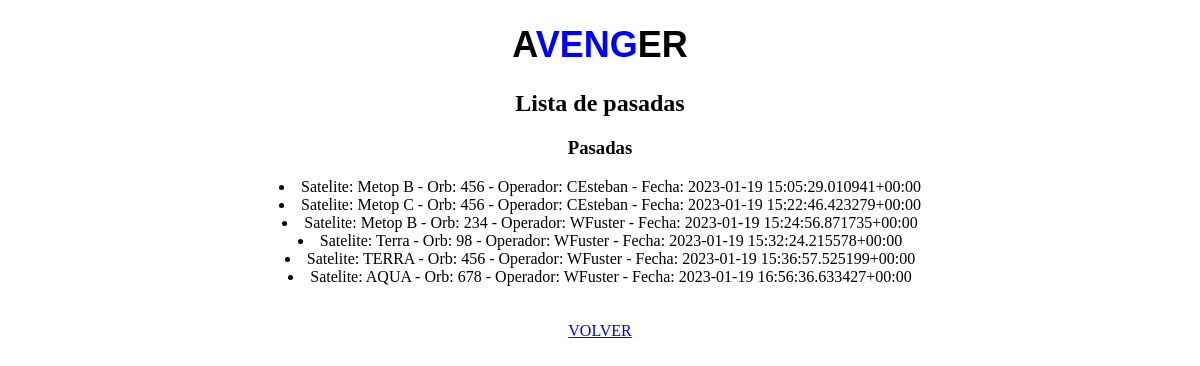
Before: /historial/ (signed in) with the older database file.
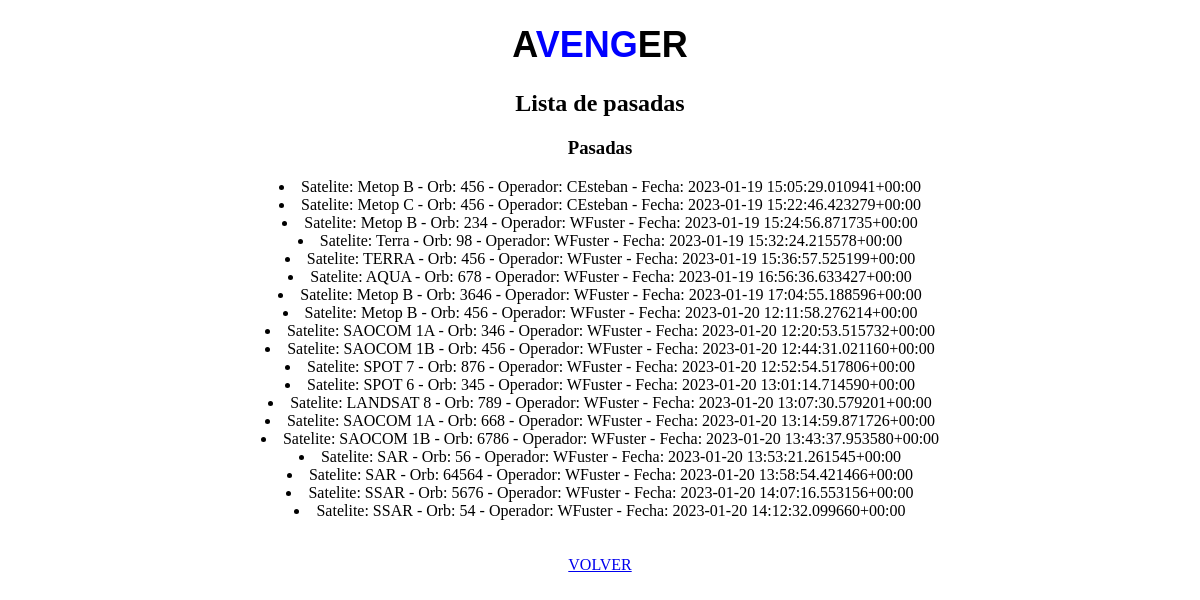
After: the same page with the newer database file.
### appchecklists/models.py (models this page shows)
class Checklist(models.Model):
    id = models.AutoField(primary_key=True)
    fecha = models.DateTimeField(auto_now_add=True)
    satelite = models.CharField(max_length=50)
    orbita = models.IntegerField()
    operador=models.CharField(max_length=50, default=False)
    incidente = models.IntegerField(blank=True, null=True)
    comentario = models.TextField(max_length=250)
    exitoso = models.BooleanField(blank=True, null=True)
    a01ckb = models.BooleanField(blank=True, null=True)
    a02ckb = models.BooleanField(blank=True, null=True)
    a03ckb = models.BooleanField(blank=True, null=True)
    a04ckb = models.BooleanField(blank=True, null=True)
    a05ckb = models.BooleanField(blank=True, null=True)
    a06ckb = models.BooleanField(blank=True, null=True)
    a07ckb = models.BooleanField(blank=True, null=True)
    a08ckb = models.BooleanField(blank=True, null=True)
    a09ckb = models.BooleanField(blank=True, null=True)
    a10ckb = models.BooleanField(blank=True, null=True)
    a11ckb = models.BooleanField(blank=True, null=True)
    a12ckb = models.BooleanField(blank=True, null=True)
    a13ckb = models.BooleanField(blank=True, null=True)
    a14ckb = models.BooleanField(blank=True, null=True)
    a15ckb = models.BooleanField(blank=True, null=True)
    a16ckb = models.BooleanField(blank=True, null=True)
    a17ckb = models.BooleanField(blank=True, null=True)
    a18ckb = models.BooleanField(blank=True, null=True)
    a19ckb = models.BooleanField(blank=True, null=True)
    a20ckb = models.BooleanField(blank=True, null=True)
    a21ckb = models.BooleanField(blank=True, null=True)
    a22ckb = models.BooleanField(blank=True, null=True)
    a23ckb = models.BooleanField(blank=True, null=True)
    a24ckb = models.BooleanField(blank=True, null=True)
    a25ckb = models.BooleanField(blank=True, null=True)
    a26ckb = models.BooleanField(blank=True, null=True)
    def __str__(self):
        fila = f"Satelite: {self.satelite} - Orb: {self.orbita} - Operador: {self.operador} - Fecha: {self.fecha}"
        return fila

### appchecklists/views.py (the view)
# urls.py: path('historial/', vista_historial, name="historial"),
@login_required
def vista_historial(request):
    pasadas = Checklist.objects.all()
    contexto = {"pasadas": pasadas}
    return render(request, "historial.html", contexto)

### appchecklists/templates/historial.html (shortened to what this page needs)
{% extends 'base.html' %}
{% load static %}
{% block titulo %} Lista de pasadas {% endblock %}
{% block subtitulo %} Pasadas {% endblock %}
{% block Contenido%}
{% if pasadas %}
   {% for pasada in pasadas %}
    <li>
      {{pasada}}
    </li>
    {% endfor %}
{% else %}
<p> No hay pasadas en la base de datos </p>
{% endif %}
<br>
<br>
<a class="volver" href="{% url 'AVENGER-inicio' %}">VOLVER</a>
{% endblock %}

### AVENGER/templates/base.html (shortened to what this page needs)
<!DOCTYPE html>
<html>
<head>
</head>
<body>
    <h1 class="titulo">A<span style="color:blue">VENG</span>ER</h1>
    <h2>{% block titulo %}{% endblock %}</h2>
    <h3>{% block subtitulo %} Accede a tu cuenta {% endblock %}</h3>
    {% block Contenido %}
    {% endblock %}
</body>
</html>

### AVENGER/templates/base.html (style rules this page uses)
.titulo { text-align: center; font-family: Verdana, Geneva, Tahoma, sans-serif; font-size: 36px; }
body { text-align: center; }

Changed rows visible on the page:
added Checklist: satelite+orbita+operador "Satelite: Metop B - Orb: 3646 - Operador: WFuster - Fecha: 2023-01-19 17:04:55.188596+00:00"
added Checklist: satelite+orbita+operador "Satelite: Metop B - Orb: 456 - Operador: WFuster - Fecha: 2023-01-20 12:11:58.276214+00:00"
added Checklist: satelite+orbita+operador "Satelite: SAOCOM 1A - Orb: 346 - Operador: WFuster - Fecha: 2023-01-20 12:20:53.515732+00:00"
added Checklist: satelite+orbita+operador "Satelite: SAOCOM 1B - Orb: 456 - Operador: WFuster - Fecha: 2023-01-20 12:44:31.021160+00:00"
added Checklist: satelite+orbita+operador "Satelite: SPOT 7 - Orb: 876 - Operador: WFuster - Fecha: 2023-01-20 12:52:54.517806+00:00"
added Checklist: satelite+orbita+operador "Satelite: SPOT 6 - Orb: 345 - Operador: WFuster - Fecha: 2023-01-20 13:01:14.714590+00:00"
added Checklist: satelite+orbita+operador "Satelite: LANDSAT 8 - Orb: 789 - Operador: WFuster - Fecha: 2023-01-20 13:07:30.579201+00:00"
added Checklist: satelite+orbita+operador "Satelite: SAOCOM 1A - Orb: 668 - Operador: WFuster - Fecha: 2023-01-20 13:14:59.871726+00:00"
added Checklist: satelite+orbita+operador "Satelite: SAOCOM 1B - Orb: 6786 - Operador: WFuster - Fecha: 2023-01-20 13:43:37.953580+00:00"
added Checklist: satelite+orbita+operador "Satelite: SAR - Orb: 56 - Operador: WFuster - Fecha: 2023-01-20 13:53:21.261545+00:00"
added Checklist: satelite+orbita+operador "Satelite: SAR - Orb: 64564 - Operador: WFuster - Fecha: 2023-01-20 13:58:54.421466+00:00"
added Checklist: satelite+orbita+operador "Satelite: SSAR - Orb: 5676 - Operador: WFuster - Fecha: 2023-01-20 14:07:16.553156+00:00"
added Checklist: satelite+orbita+operador "Satelite: SSAR - Orb: 54 - Operador: WFuster - Fecha: 2023-01-20 14:12:32.099660+00:00"
